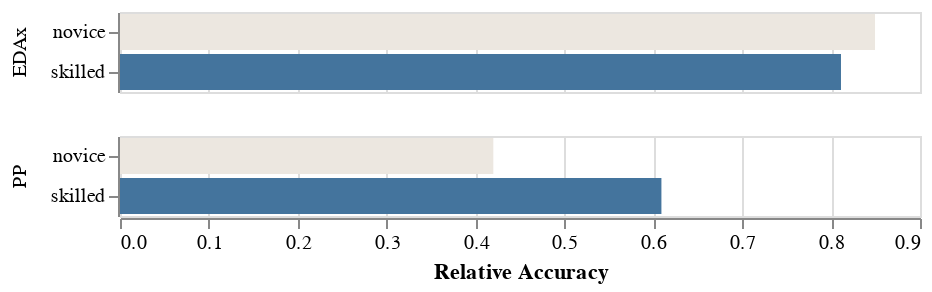

The code cell stored with this chart in its notebook:
### Code cell
scale = alt.Scale(range=[PALATTE[1], PALATTE[3]])
alt.Chart(com).mark_bar(size=18).encode(
    y=alt.Y("type", title=""),
    x=alt.X("value", title="Relative Accuracy"),
    color=alt.Color("type", legend=None, scale=scale),
).facet(row=alt.Row("Tool", title=None))

### Figure 1 — Vega-Lite specification as saved in the notebook (floating-point values rounded to 4 significant figures)
{"config": {"view": {"continuousWidth": 400, "continuousHeight": 300}}, "data": {"name": "data-c9422f590ca23ce1ec666e89854e76ca"}, "facet": {"row": {"type": "nominal", "field": "Tool", "title": null}}, "spec": {"mark": {"type": "bar", "size": 18}, "encoding": {"color": {"type": "nominal", "field": "type", "legend": null, "scale": {"range": ["#ece7e0", "#44749d"]}}, "x": {"type": "quantitative", "field": "value", "title": "Relative Accuracy"}, "y": {"type": "nominal", "field": "type", "title": ""}}}, "$schema": "https://vega.github.io/schema/vega-lite/v4.8.1.json", "datasets": {"data-c9422f590ca23ce1ec666e89854e76ca": [{"type": "novice", "variable": "correct_tool1", "value": 0.8494, "Tool": "EDAx"}, {"type": "skilled", "variable": "correct_tool1", "value": 0.8111, "Tool": "EDAx"}, {"type": "novice", "variable": "correct_tool2", "value": 0.42, "Tool": "PP"}, {"type": "skilled", "variable": "correct_tool2", "value": 0.6091, "Tool": "PP"}]}}
